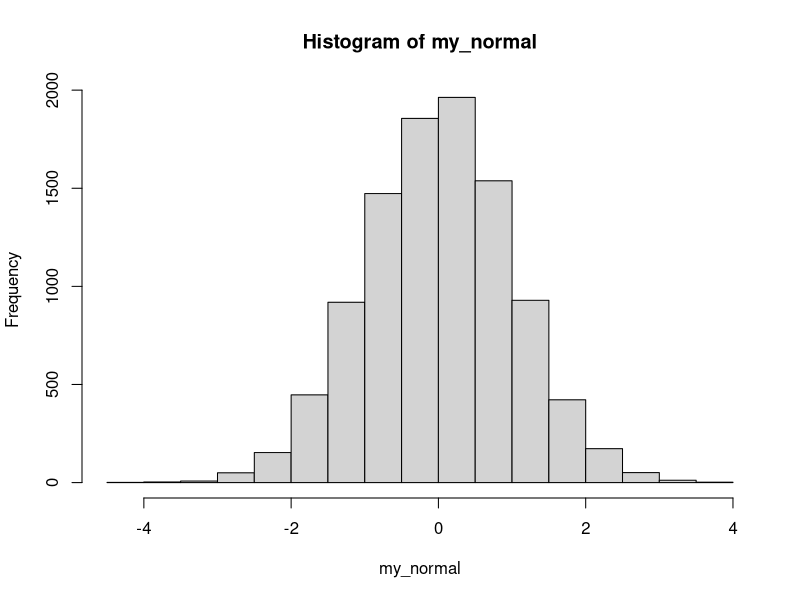
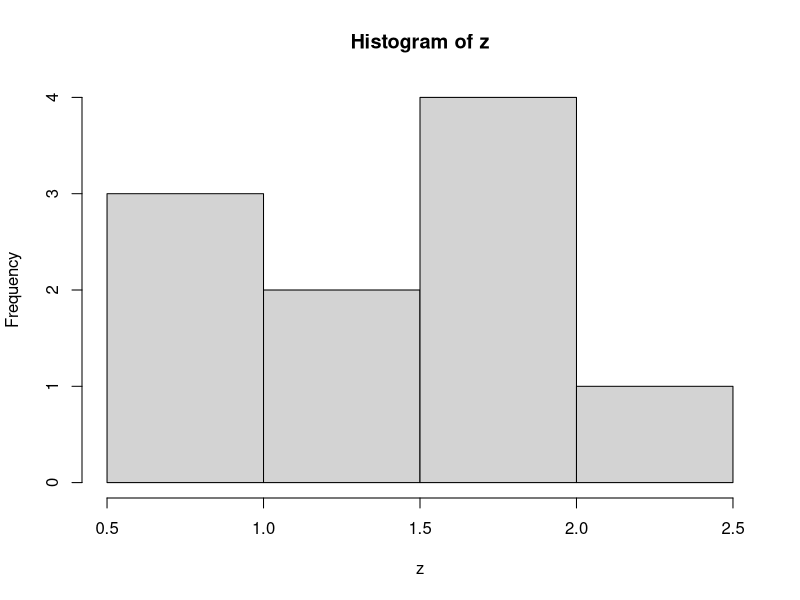
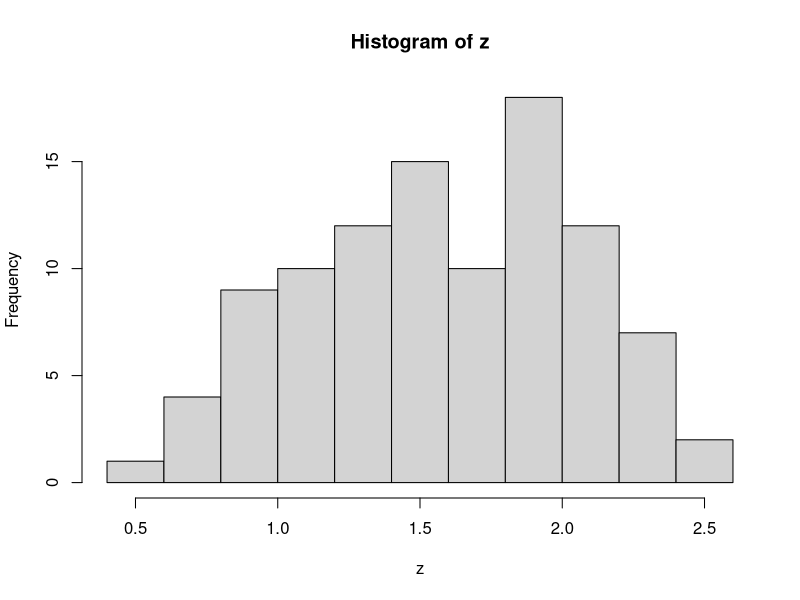
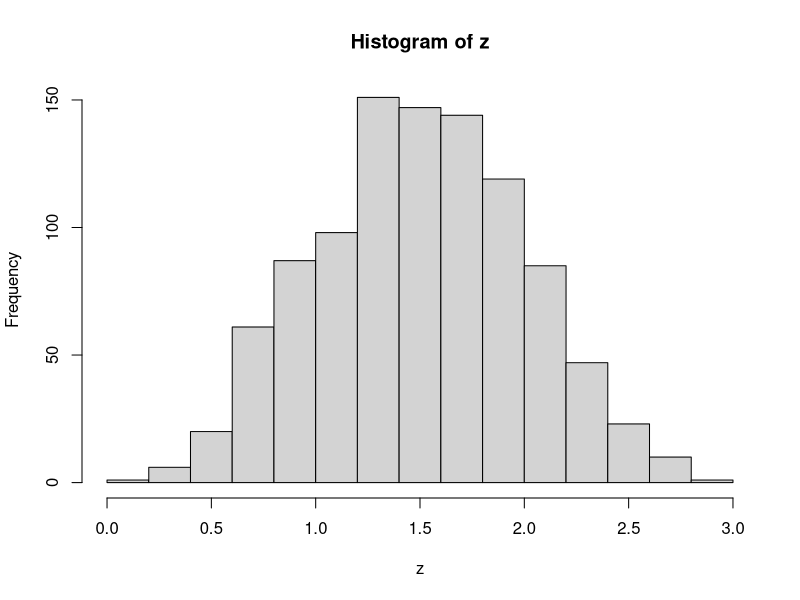

Here is the R script that generated these plots, in order:
## ---- chunk 1
knitr::opts_chunk$set(echo = TRUE)
## ---- chunk 2
# Define variable containing url
url1 <- "http://assets.amuniversal.com/321a39e06d6401301d80001dd8b71c47.png"

## ---- chunk 3
# No R, simulando uma binomial, 10 obs, com p = .5
rbinom(size=1, n=10, p=.5)

# como é uma amostra aleatória, se eu jogar a moeda de novo, potencialmente vou observar outros resultados. no R é a mesma coisa
rbinom(size=1, n=10, p=.5)

# de fato, cada uma de vocês provavelmente observou um resultado diferente no computador de vocês. Isso se deve ao fato de que a amostra é aleatória.
## ---- chunk 4
# espefica a semente
set.seed(2)
# No R, simulando uma binomial, 10 obs, com p = .5
rbinom(size=1, n=10, p=.5)
## ---- chunk 5

# Primeiro, vamos plotar dados de uma normal, para vocês lembrarem
my_normal <- rnorm(n=10000, mean=0, sd=1) # desvio padrão, ao invés da variância, como é usual. Cuidado!
hist(my_normal)

# vamos criar três variáveis aleatórias com distribuições diferentes
# e criar uma outra, que é o resultado da soma dessas três.

# vou usar três uniformes
x <- runif(n=10)
y <- runif(n=10)
w <- runif(n=10)

z <- x + y + w
hist(z)

## A gente pode ver que, à medida que n cresce, mais e mais ela se aproxima da normal
x <- runif(n=100)
y <- runif(n=100)
w <- runif(n=100)

z <- x + y + w
hist(z)

x <- runif(n=1000)
y <- runif(n=1000)
w <- runif(n=1000)

z <- x + y + w
hist(z)
## ---- chunk 6

# preciso simular x, y e z para vários tamanhos de n
# vou usar um loop
vec_n <- (1:100)*100
vec_n
lista <- list()
z <- list()

for ( i in 1:length(vec_n)) {
  lista$x[[i]] <- runif(n=vec_n[i])
  lista$y[[i]] <- runif(n=vec_n[i])
  lista$w[[i]] <- runif(n=vec_n[i])
  z[[i]] <- lista$x[[i]] + lista$y[[i]] + lista$w[[i]]
}

